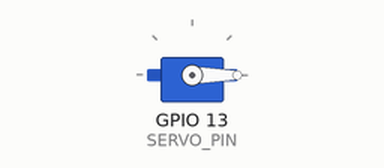
The sketch below on a simulated ESP32. Shown: servo. Servo pulses on a pin are drawn as a servo (544–2400 µs = 0–180°); what the sketch prints to the serial monitor is not drawn.

Above: at 0.05 s.
At 5.25 s:
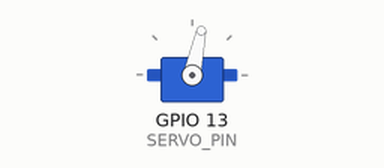
At 10.45 s:
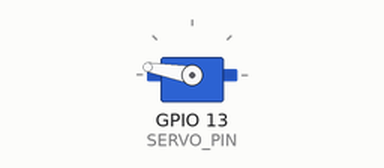
At 20.95 s:
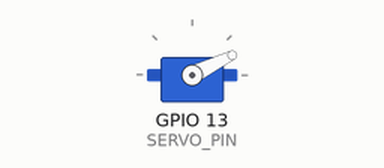
Timing chart, 0 to 29.7 s (numbered marks = the images above):
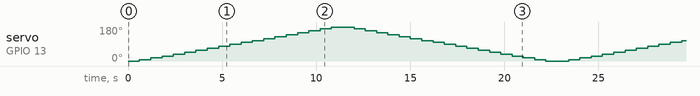

The sketch:

pwm_servo_esp32.ino
```cpp
// Práctica: PWM — Control de Servo con ESP32
// Objetivo: Mover un servo motor entre posiciones usando PWM con LEDC.
//
// Servos estándar: 50Hz, pulso entre 500us y 2400us
//   0°   ->  ~500us  (duty mínimo)
//   90°  -> ~1450us  (duty centro)
//   180° -> ~2400us  (duty máximo)
//
// Conexión:
//   Servo ROJO   (VCC) -> 5V externo (NO usar el 3.3V del ESP32)
//   Servo NEGRO  (GND) -> GND compartido con ESP32
//   Servo AMARILLO/BLANCO (señal) -> GPIO 13
//
// IMPORTANTE: Alimentar el servo con fuente externa de 5V.
// El ESP32 no puede suministrar la corriente necesaria.

const int SERVO_PIN   = 13;
const int CANAL_PWM   = 1;
const int FRECUENCIA  = 50;     // 50Hz para servos estándar
const int RESOLUCION  = 16;     // 16 bits para mayor precisión

// Convertir grados (0-180) a duty cycle para 16 bits a 50Hz
// Período = 20ms | 1 tick = 20ms/65535 ≈ 0.305us
int gradosToDuty(int grados) {
  // Mapear 0-180° a 500us-2400us
  int pulso_us = map(grados, 0, 180, 500, 2400);
  // Convertir us a duty (ticks de 16 bits)
  return (int)(pulso_us / 20000.0 * 65535);
}

void setup() {
  Serial.begin(115200);

  ledcSetup(CANAL_PWM, FRECUENCIA, RESOLUCION);
  ledcAttachPin(SERVO_PIN, CANAL_PWM);

  Serial.println("=== Servo PWM — ESP32 ===");
  Serial.println("Pin: GPIO13 | Canal: 1 | 50Hz | 16 bits");
  Serial.println("Comandos: escribe el angulo (0-180) en Monitor Serial");
  Serial.println("O el servo barrera automaticamente.");
}

void moverAGrados(int grados) {
  grados = constrain(grados, 0, 180);
  ledcWrite(CANAL_PWM, gradosToDuty(grados));
  Serial.print("Servo -> "); Serial.print(grados); Serial.println("°");
  delay(500);
}

void loop() {
  // Leer comandos del Monitor Serial
  if (Serial.available() > 0) {
    int angulo = Serial.parseInt();
    if (angulo >= 0 && angulo <= 180) {
      moverAGrados(angulo);
    }
  } else {
    // Barrido automático si no hay entrada
    for (int pos = 0; pos <= 180; pos += 10) {
      moverAGrados(pos);
      delay(100);
    }
    for (int pos = 180; pos >= 0; pos -= 10) {
      moverAGrados(pos);
      delay(100);
    }
  }
}
```
